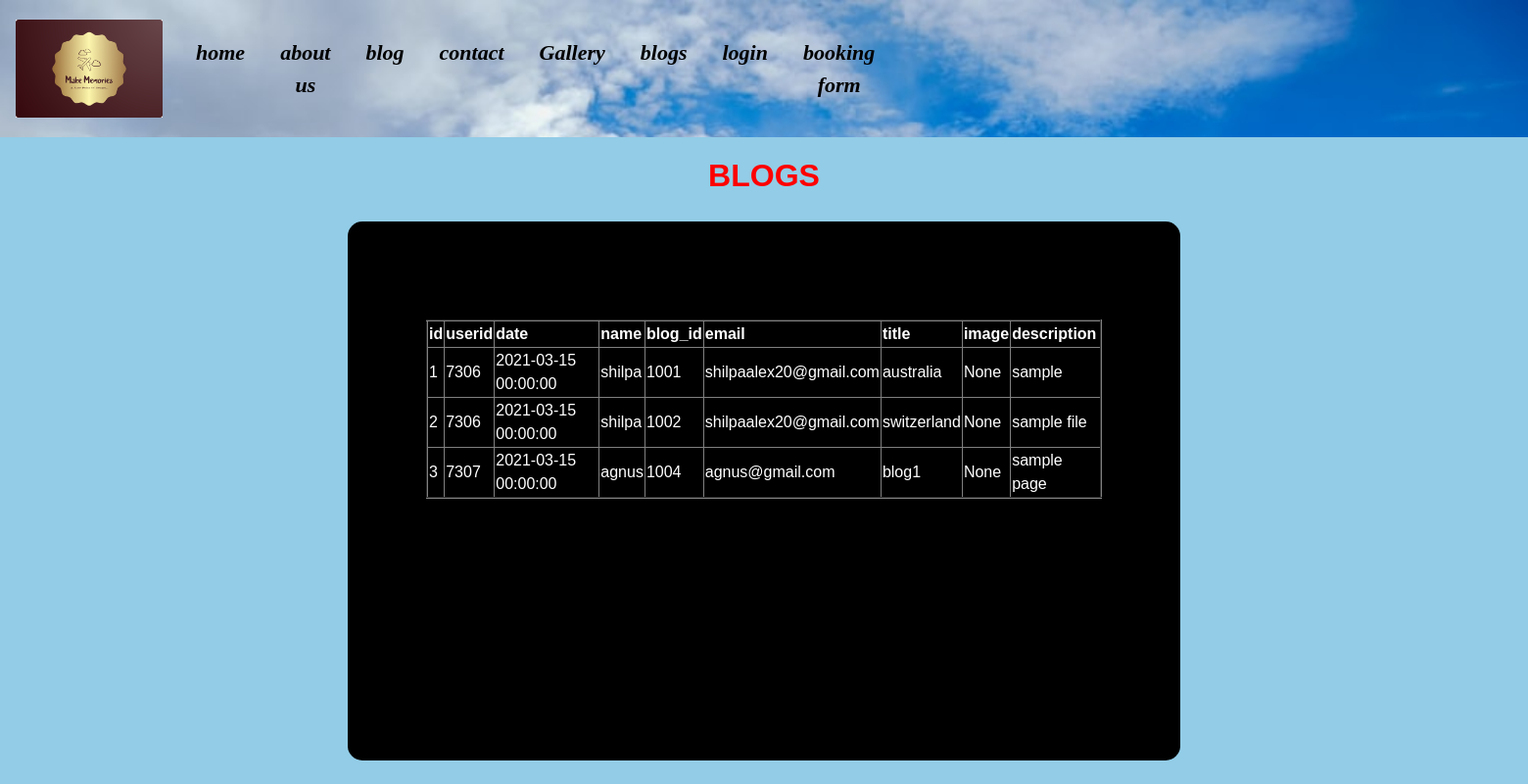
/blogs1, run on the app's committed database.
### app.py (models this page shows, shortened)
class blogs(db.Model):
	id= db.Column(db.Integer, primary_key=True)
	userid = db.Column(db.String(20),db.ForeignKey('register'))
	username= db.Column(db.String(30),  nullable=False)
	blog_id=db.Column(db.Integer)
	image= db.Column(db.String(30))
	date= db.Column(db.DateTime, nullable=False )
	title=db.Column(db.String(20))
	text=db.Column(db.Text(100),  nullable=False)
	email=db.Column(db.String(20))

### app.py (the view)
@app.route('/blogs1')
def blogs1():
	result= blogs.query.all()
	return render_template("blogs1.html",user=result)

### templates/blogs1.html (shortened to what this page needs)
<!DOCTYPE html>
<html>
<head>
 <link rel="stylesheet" type="text/css"  href="{{url_for('static', filename='main.css')}}">
<link rel="stylesheet" href="https://stackpath.bootstrapcdn.com/bootstrap/4.5.2/css/bootstrap.min.css">
<link rel="stylesheet" href="https://maxcdn.bootstrapcdn.com/font-awesome/4.7.0/css/font-awesome.min.css">
  <link rel="stylesheet"  href="{{url_for('static', filename='main.js')}}">
</head>
<nav class="navbar navbar-expand-sm bg-dark navbar-dark ">
  <a class="navbar-brand" href="#">
    <img src="static/org.png" alt="logo" style="width:150px;">
  </a>
  <ul class="navbar-nav " id="nab">
    <li class="nav-item">
      <a class="nav-link" href="{{ url_for('home') }}" >home </a>
    </li>
   <li class="nav-item">
      <a class="nav-link" class="fa fa-home" href="{{ url_for('about') }}">about us</a>
    </li>
    <li class="nav-item1">
      <div class="dropdown">
  <button class="dropbtn">blog</button>
</div>
     </li>
    <li class="nav-item">
      <a class="nav-link" href="{{ url_for('contact') }}">contact</a>
    </li>
    <li class="nav-item">
      <a class="nav-link" href="{{ url_for('gallery') }}">Gallery</a>
    </li>
    <li class="nav-item">
      <a class="nav-link" href="{{ url_for('blogs1') }}">blogs </a>
    </li>
    <li class="nav-item">
      <a class="nav-link" href="{{ url_for('login') }}">login </a>
    </li>
    <li class="nav-item">
      <a class="nav-link" href="{{ url_for('booking') }}">booking form </a>
    </li>
  </ul>
<div class="logout" >
</div>
  </nav>
</head>
<body>
	<h2>BLOGS</h2>
<div class="blogs">
<form action="/blogs1" method="POST">
<table border='2'>
  <tr>
    <th>id</th>
    <th>userid</th>
    <th>date</th>
    <th>name</th>
    <th>blog_id</th>
    <th>email</th>
    <th>title</th>
    <th>image</th>
    <th>description</th>
  </tr>
{% for users in user %}
<tr>
<td>{{users.id}}</td>
<td>{{users.userid}}</td>
<td>{{users.date}}</td>
<td>{{users.username}}</td>
<td>{{users.blog_id}}</td>
<td>{{users.email}}</td>
<td>{{users.title}}</td>
<td>{{users.image}}</td>
<td>{{users.text}}</td>
</tr>
{% endfor %}
</table>
</form>
</div>
</body>
</html>

### static/main.css (style rules this page uses)
.navbar-nav { color: red; float: right; font-family: italic; font-size: 17px; padding-top: 0px; text-align: center; padding: 14px 16px; text-decoration: none; font-size: 17px; }
.navbar img { width: 500px; height: 100px; }
button { background-color: white; }

### templates/blogs1.html (style rules this page uses)
.navbar { background-image: url("static/new4.jpeg"); background-repeat: no-repeat; background-size: cover; }
#nab a { font-size: 22px; font-style: italic; font-weight: bold; padding: 15px 18px; color:black; }
.container-fluid h1,h2 { color:black; font-weight: bold; }
.logout { padding-left: 650px; }
h2 { text-align: center; color: red; padding: 20px; }
body { margin: 0; padding: 0; background-color:#6abadeba; font-family: 'Arial'; }
.blogs { width: 850px; height: 550px; overflow: hidden; margin: auto; margin: 20 0 0 450px; padding: 80px; background: black; border-radius: 15px ; color:white; padding-top: 100px; }
.dropbtn { background :none; color: black; font-size: 22px; border: none; font-style: italic; font-weight: bold; padding: 15px 18px; }
.dropdown { position: relative; }

### data on the page
blogs: id "1", userid "7306", date "2021-03-15 00:00:00", username "shilpa", blog_id "1001", email "shilpaalex20@gmail.com", title "australia", image "None", text "sample"
blogs: id "2", userid "7306", date "2021-03-15 00:00:00", username "shilpa", blog_id "1002", email "shilpaalex20@gmail.com", title "switzerland", image "None", text "sample file"
blogs: id "3", userid "7307", date "2021-03-15 00:00:00", username "agnus", blog_id "1004", email "agnus@gmail.com", title "blog1", image "None", text "sample page"
